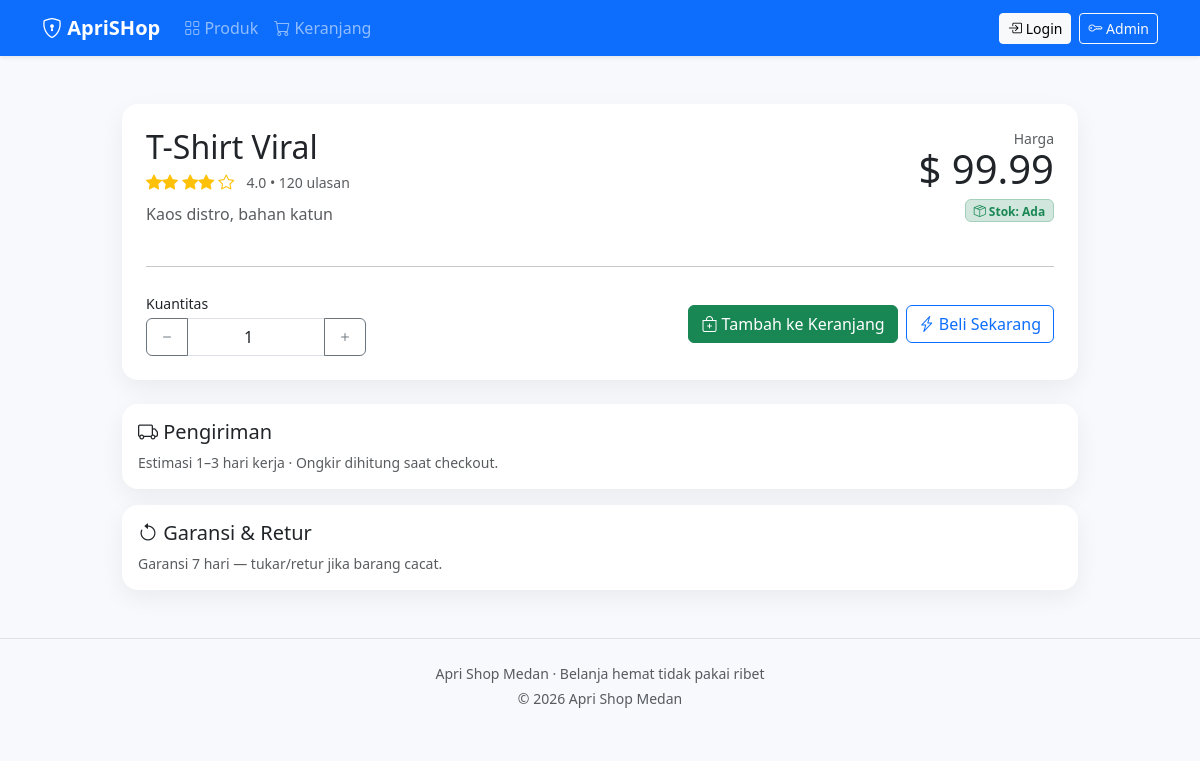
/web-vuln/product.php?id=1, run on the app's committed database.
### tables this page shows
CREATE TABLE `products` (
  `id` int(11) NOT NULL,
  `name` varchar(255) DEFAULT NULL,
  `description` text DEFAULT NULL,
  `price` decimal(10,2) DEFAULT NULL
);

### web-vuln/product.php (the view, shortened to what this page needs)
<?php
require 'db.php'; require 'layout.php';
$id = isset($_GET['id']) ? $_GET['id'] : 0;
$res = $mysqli->query("SELECT * FROM products WHERE id = $id");
$product = $res ? $res->fetch_assoc() : null;
?>
<main class="container my-5" style="max-width:980px">
  <?php if($product): ?>
  <div class="card card-v mb-4">
    <div class="card-body p-4">
      <div class="d-flex flex-wrap justify-content-between align-items-start gap-3">
        <div>
          <h2 class="mb-1"><?php echo $product['name'];  ?></h2>
          <div class="text-warning mb-2">
            <i class="bi bi-star-fill"></i><i class="bi bi-star-fill"></i>
            <i class="bi bi-star-fill"></i><i class="bi bi-star-fill"></i>
            <i class="bi bi-star"></i>
            <span class="small text-muted ms-2">4.0 • 120 ulasan</span>
          </div>
          <p class="text-muted mb-3"><?php echo $product['description'];  ?></p>
        </div>
        <div class="text-end">
          <div class="small text-muted">Harga</div>
          <div class="display-6 mb-2" style="line-height:1">$ <?php echo number_format($product['price'],2); ?></div>
          <span class="badge bg-success-subtle text-success border border-success-subtle">
            <i class="bi bi-box-seam"></i> Stok: Ada
          </span>
        </div>
      </div>
      <hr class="my-4">
      <div class="d-flex flex-wrap align-items-center gap-3">
        <div>
          <label class="form-label small mb-1">Kuantitas</label>
          <div class="input-group" style="max-width:220px">
            <button class="btn btn-outline-secondary" type="button" id="qtyMinus"><i class="bi bi-dash"></i></button>
            <input type="number" class="form-control text-center" id="qty" value="1" min="1">
            <button class="btn btn-outline-secondary" type="button" id="qtyPlus"><i class="bi bi-plus"></i></button>
          </div>
        </div>
        <div class="d-flex flex-wrap gap-2">
          <a id="btnAdd" class="btn btn-success"
             href="cart.php?action=add&id=<?= $product['id'] ?>">
            <i class="bi bi-bag-plus"></i> Tambah ke Keranjang
          </a>
          <a id="btnBuy" class="btn btn-outline-primary"
             href="cart.php?action=add&id=<?= $product['id'] ?>">
            <i class="bi bi-lightning-charge"></i> Beli Sekarang
          </a>
        </div>
      </div>
    </div>
  </div>
  <div class="row g-3">
    <div class="col-12">
      <div class="card card-v">
        <div class="card-body">
          <h5 class="mb-2"><i class="bi bi-truck"></i> Pengiriman</h5>
          <div class="small text-muted">Estimasi 1–3 hari kerja · Ongkir dihitung saat checkout.</div>
        </div>
      </div>
    </div>
    <div class="col-12">
      <div class="card card-v">
        <div class="card-body">
          <h5 class="mb-2"><i class="bi bi-arrow-counterclockwise"></i> Garansi & Retur</h5>
          <div class="small text-muted">Garansi 7 hari — tukar/retur jika barang cacat.</div>
        </div>
      </div>
    </div>
  <?php else: ?>
    <div class="alert alert-warning">Produk tidak ditemukan.</div>
  <?php endif; ?>
</main>

### web-vuln/theme.css (style rules this page uses)
:root { --brand-grad: linear-gradient(135deg,#5B8CFF 0%, #7AE1FF 100%); }
body { background: #f7f9fc; }
.card-v { border: none; border-radius: 1rem; box-shadow: 0 8px 24px rgba(0,0,0,.06); }

### data on the page
products: name "T-Shirt Viral", description "Kaos distro, bahan katun", price "99.99"
